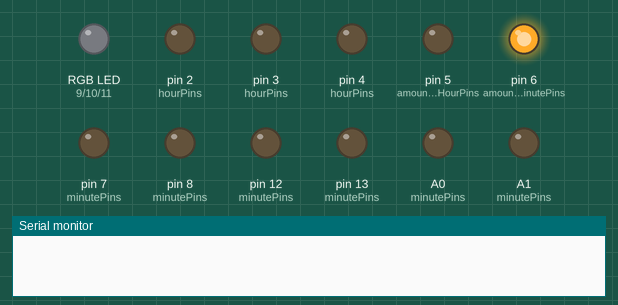
This sketch was run on a simulated Arduino Uno, built with avr-gcc and run on an emulated ATmega328P. On the bench: an RGB LED mixed from three pins (HIGH = lit), output pins drawn as LEDs (lit = HIGH), the last lines printed to the serial monitor. Dim RGB values are drawn brighter than linear; the local clock reads 2024-03-15 10:24:30 at power-on unless the sketch sets it.

Above: at 0.1 s.
At 0.7 s:
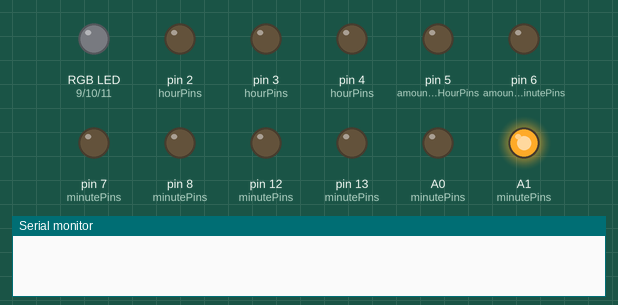
At 1.4 s:
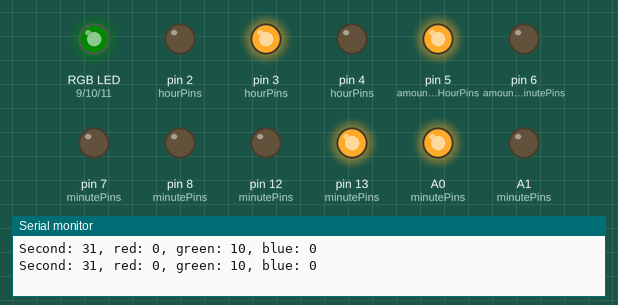
At 39.1 s:
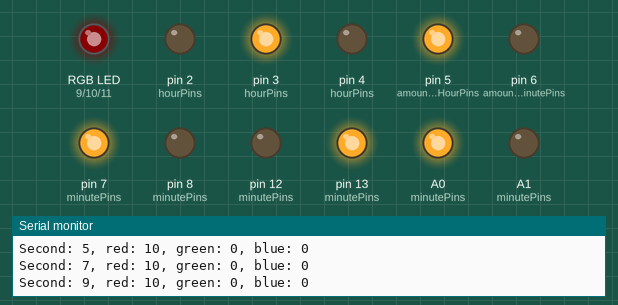
Timing chart, 0 to 40.0 s (numbered marks = the images above):
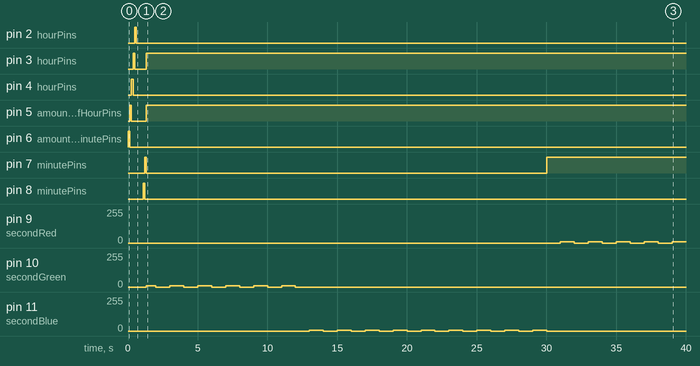

The sketch:

Binary_clock.ino
```cpp
#include <Time.h>
#include <TimeLib.h>
#include <DS1307RTC.h>
#include <Wire.h>

const int hourPins[] = {6, 5, 4, 3, 2};
const int minutePins[] = {A1, A0, 13, 12, 8, 7};
const int secondRed = 9;
const int secondGreen = 10;
const int secondBlue = 11;
const bool blinkSecondPins = true;
int amountOfMinutePins = 6;
int amountOfHourPins = 5;
int previousSecond = 0;
int previousMinute = 0;
int previousHour = 0;

void setup() {
  Serial.begin(9600);
  setSyncProvider(RTC.get);
  setSyncInterval(100);

  int i;
  for (i = 0; i < amountOfHourPins; i++){
    initOutputPin(hourPins[i]);
   }
  for (i = 0; i < amountOfMinutePins; i++){
    initOutputPin(minutePins[i]);
   }
  pinMode(secondRed, OUTPUT);
  pinMode(secondGreen, OUTPUT);
  pinMode(secondBlue, OUTPUT);

  updateMinutes(minute());
  updateHours(hour());
  updateSecondColor(second());
}

void loop() {
  int curSec = second();
    if ((previousSecond < curSec) ||  (previousSecond > curSec && previousSecond == 59)){
      toggleSecondPins(curSec);
      previousSecond = curSec;
    }
  int curMin = minute();
  if (previousMinute < curMin || (previousMinute > curMin && previousMinute == 59)){
    updateMinutes(curMin);
    previousMinute = curMin;
  }
  int curHr = hour();
  if (previousHour < curHr || (previousHour > curHr && previousHour == 23)){
    updateHours(curHr);
    previousHour = curHr;
  }
}

void updateMinutes(int mins){
  String bm = String(mins, BIN);
  if (bm.length() < amountOfMinutePins){
   for (int i = bm.length(); i < amountOfMinutePins; i++){
     bm = '0' + bm;
   }
  }

  for (int j = 0; j < bm.length(); j++){
   if (bm.charAt(j) == '1'){
     pinOn(minutePins[j]);
   } else {
     pinOff(minutePins[j]);
   }
  }
}

void updateHours(int hrs){
  String bh = String(hrs, BIN);
  if (bh.length() < amountOfHourPins){
   for (int i = bh.length(); i < amountOfHourPins; i++){
     bh = '0' + bh;
   }
  }

  for (int j = 0; j < bh.length(); j++){
   if (bh.charAt(j) == '1'){
     pinOn(hourPins[j]);
   } else {
     pinOff(hourPins[j]);
   }
  }
}

void toggleSecondPins(int seconds){
  if (seconds % 2 == 0) {
    writeSecondColor(0,0,0);
  } else {
    updateSecondColor(seconds);
  }
}

void updateSecondColor(int seconds){
  int red = 0;
  int green = 0;
  int blue = 0;
  // Here we want a nice transition of color as time passes, but right now we just show primary colors for 20s
  if (seconds <= 21){
    red = 10;
  } else if (seconds <= 41){
    green = 10;
  } else {
    blue = 5;
  }
   Serial.print("Second: ");
   Serial.print(seconds);
   Serial.print(", red: ");
   Serial.print(red);
   Serial.print(", green: ");
   Serial.print(green);
   Serial.print(", blue: ");
   Serial.print(blue);
   Serial.println("");

  writeSecondColor(red, green, blue);
}

void writeSecondColor(int red, int green, int blue){
  analogWrite(secondRed, red);
  analogWrite(secondGreen, green);
  analogWrite(secondBlue, blue);
}

void togglePin(int pinNumber){
   if (digitalRead(pinNumber) == HIGH){
     pinOff(pinNumber);
   } else {
     pinOn(pinNumber);
   }
}

void pinOff(int pinNumber){
    digitalWrite(pinNumber, LOW);
}

void pinOn(int pinNumber){
    digitalWrite(pinNumber, HIGH);
}
void initOutputPin(int pinNumber){
     pinMode(pinNumber, OUTPUT);
     pinOn(pinNumber);
     delay(120);
     pinOff(pinNumber);
}
```

Measured:
- by itself, pin 7 (minutePins): HIGH → LOW at 1.3 s, → HIGH 28.7 s later
- by itself, pin 9 (secondRed): 0/255 → 10/255 at 31.0 s, → 0/255 1.0 s later, → 10/255 1.0 s later, → 0/255 1.0 s later, … (9 changes in this stretch)
- by itself, pin 10 (secondGreen): alternates 10/255 for 1.0 s and 0/255 for 1.0 s, 11 changes in all, then stays 0/255
- by itself, pin 11 (secondBlue): 0/255 → 5/255 at 13.0 s, → 0/255 1.0 s later, → 5/255 1.0 s later, → 0/255 1.0 s later, … (18 changes in this stretch)
